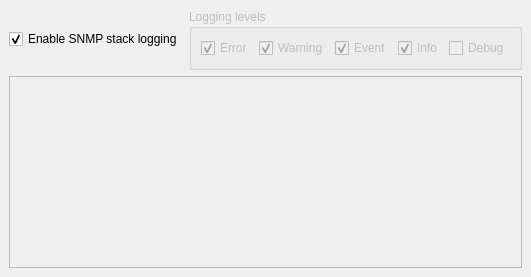
      <widget class="QWidget" name="LogTab" >
       <attribute name="title" >
        <string>Log</string>
       </attribute>
       <layout class="QVBoxLayout" >
        <property name="spacing" >
         <number>6</number>
        </property>
        <property name="leftMargin" >
         <number>9</number>
        </property>
        <property name="topMargin" >
         <number>9</number>
        </property>
        <property name="rightMargin" >
         <number>9</number>
        </property>
        <property name="bottomMargin" >
         <number>9</number>
        </property>
        <item>
         <layout class="QHBoxLayout" >
          <property name="spacing" >
           <number>6</number>
          </property>
          <property name="leftMargin" >
           <number>0</number>
          </property>
          <property name="topMargin" >
           <number>0</number>
          </property>
          <property name="rightMargin" >
           <number>0</number>
          </property>
          <property name="bottomMargin" >
           <number>0</number>
          </property>
          <item>
           <widget class="QCheckBox" name="LogEnable" >
            <property name="text" >
             <string>Enable SNMP stack logging</string>
            </property>
            <property name="checked" >
             <bool>true</bool>
            </property>
           </widget>
          </item>
          <item>
           <widget class="QGroupBox" name="LogLevels" >
            <property name="enabled" >
             <bool>false</bool>
            </property>
            <property name="title" >
             <string>Logging levels</string>
            </property>
            <layout class="QHBoxLayout" >
             <property name="spacing" >
              <number>6</number>
             </property>
             <property name="leftMargin" >
              <number>9</number>
             </property>
             <property name="topMargin" >
              <number>9</number>
             </property>
             <property name="rightMargin" >
              <number>9</number>
             </property>
             <property name="bottomMargin" >
              <number>9</number>
             </property>
             <item>
              <widget class="QCheckBox" name="LogError" >
               <property name="text" >
                <string>Error</string>
               </property>
               <property name="checked" >
                <bool>true</bool>
               </property>
               <property name="tristate" >
                <bool>false</bool>
               </property>
              </widget>
             </item>
             <item>
              <widget class="QCheckBox" name="LogWarning" >
               <property name="text" >
                <string>Warning</string>
               </property>
               <property name="checked" >
                <bool>true</bool>
               </property>
               <property name="tristate" >
                <bool>false</bool>
               </property>
              </widget>
             </item>
             <item>
              <widget class="QCheckBox" name="LogEvent" >
               <property name="text" >
                <string>Event</string>
               </property>
               <property name="checked" >
                <bool>true</bool>
               </property>
               <property name="tristate" >
                <bool>false</bool>
               </property>
              </widget>
             </item>
             <item>
              <widget class="QCheckBox" name="LogInfo" >
               <property name="text" >
                <string>Info</string>
               </property>
               <property name="checked" >
                <bool>true</bool>
               </property>
               <property name="tristate" >
                <bool>false</bool>
               </property>
              </widget>
             </item>
             <item>
              <widget class="QCheckBox" name="LogDebug" >
               <property name="text" >
                <string>Debug</string>
               </property>
               <property name="checked" >
                <bool>false</bool>
               </property>
              </widget>
             </item>
            </layout>
           </widget>
          </item>
         </layout>
        </item>
        <item>
         <widget class="QTextEdit" name="LogOutput" >
          <property name="enabled" >
           <bool>false</bool>
          </property>
          <property name="readOnly" >
           <bool>true</bool>
          </property>
          <property name="acceptRichText" >
           <bool>false</bool>
          </property>
         </widget>
        </item>
       </layout>
      </widget>
